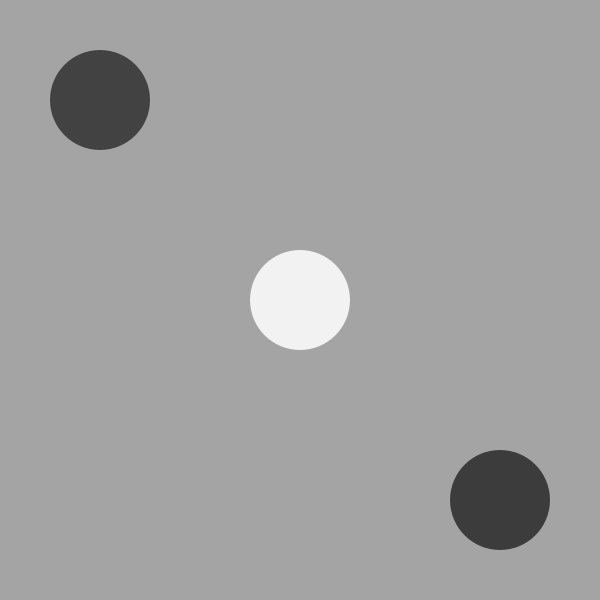
Frame 1 (no input)
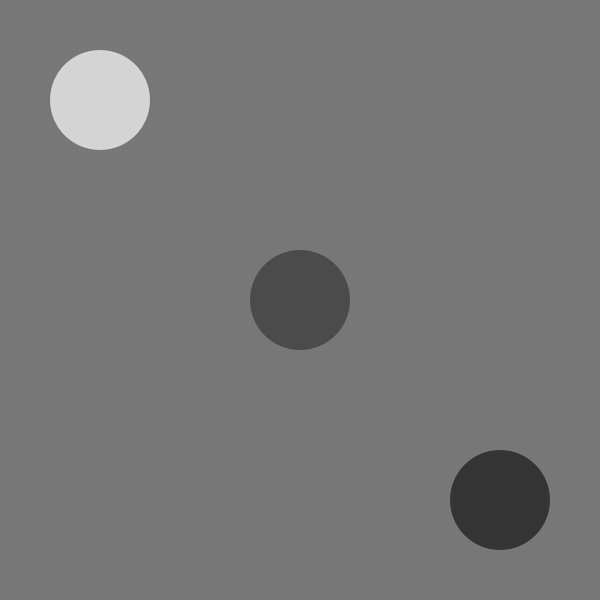
Frame 60 (the mouse pressed at the canvas centre just before this capture)
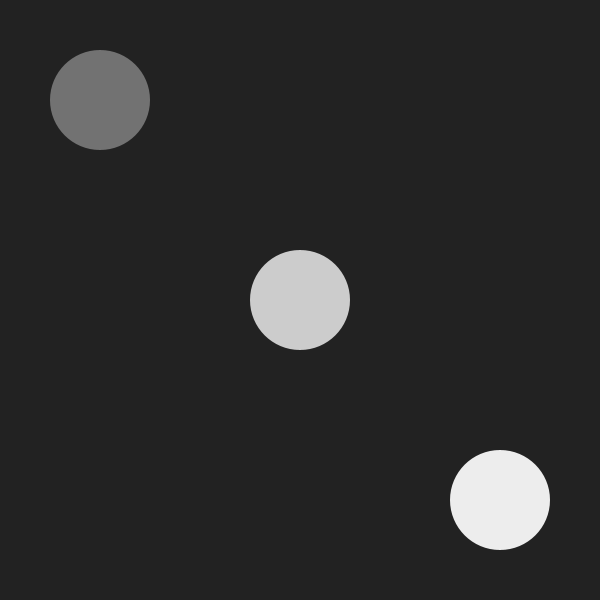
Frame 120 (the mouse held since frame 60 and released just before this capture)

The Processing sketch that drew these frames (run headless with seeded random() and noise(); from frame 60 on, the mouse is pressed at the canvas centre):

// Processing sketch: processing_158749
// ── processing_158749.pde

 void setup() {
  size(600, 600);
}


void draw () {
  background(255);

  noStroke();
  fill(random(0, 255));
  rect(0, 0, 600, 600);


  if (mouseX>300) {
    noStroke();
    fill(random(0, 255));
    rect(50, 50, 100, 100);
  } else {
    noStroke();
    fill(random (0, 255));
    ellipse(100, 100, 100, 100);
  }

  if (mouseY>300) {
    noStroke();
    fill(random (0, 255));
    rect(250, 250, 100, 100);
  } else {
    noStroke();
    fill(random (0, 255));
    ellipse(300, 300, 100, 100);
  }

  if (mouseX>mouseY) {
    noStroke();
    fill(random (0, 255));
    rect(450, 450, 100, 100);
  } else {
    noStroke();
    fill (random (0, 255));
    ellipse(500, 500, 100, 100);
  }
}
